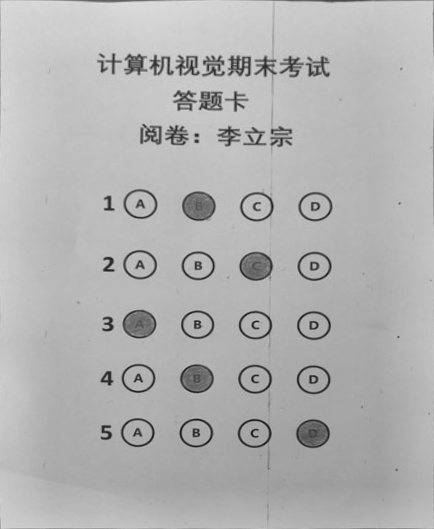
#> input picture examples/cv40examples-main/code/9答题卡识别/paper.jpg, 434 x 529 px
$ python '例9.5.py'
#> lines starting #> are read from the running program, lines starting #| are printed output that depends on the picture; after the words box and inside, x2 and y2 are one past the last pixel; in counts of white or black regions, pixels touching at a corner belong together
# -*- coding: utf-8 -*-
"""
Created on Fri Jul  9 22:03:35 2021

@author: 李立宗  lilizong@gmail.com
微信公众号：计算机视觉之光（微信号cvlight）
计算机视觉核心案例实战——从入门到深度学习（python+OpenCV）（名称待定）
计算机视觉40个核心案例——从入门到深度学习（python+OpenCV）（名称待定）
李立宗 著     电子工业出版社
"""

import cv2
paper=cv2.imread("paper.jpg",0)
#> paper is the input picture: shape (529, 434); min 21, max 223, mean 178.3
cv2.imshow("paper",paper)
ret,thresh = cv2.threshold(paper, 0, 255,cv2.THRESH_BINARY_INV | cv2.THRESH_OTSU)
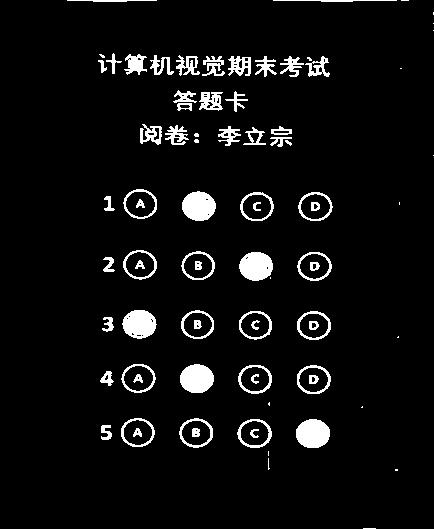
#> thresh: shape (529, 434); 5.7% white; 82 white regions (19 under 20 px), largest, box (x1, y1, x2, y2) and area: (296, 419, 330, 448) 790, (182, 191, 216, 221) 786, (180, 364, 214, 393) 779
#> ret = 137
cv2.imshow("thresh", thresh)
cv2.imwrite("thresh.bmp",thresh)
cv2.waitKey()
cv2.destroyAllWindows()

$ run again, with examples/cv40examples-main/code/9答题卡识别/b.jpg copied over examples/cv40examples-main/code/9答题卡识别/paper.jpg
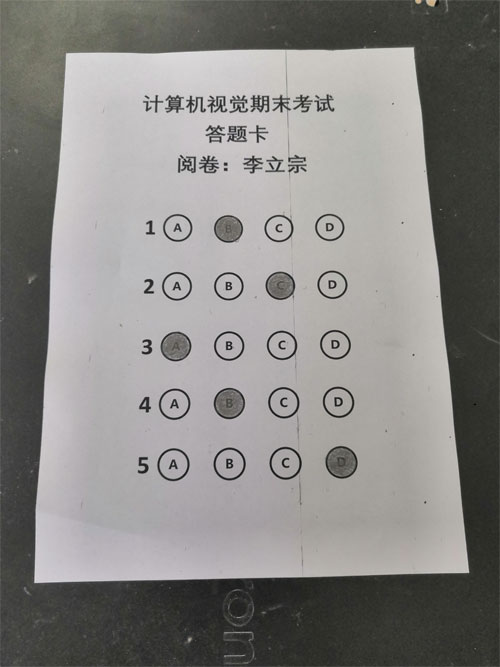
#> input picture examples/cv40examples-main/code/9答题卡识别/b.jpg, 500 x 667 px
#> `ret,thresh = cv2.threshold(paper, 0, 255,cv2.THRESH_BINARY_INV | cv2.T..`:
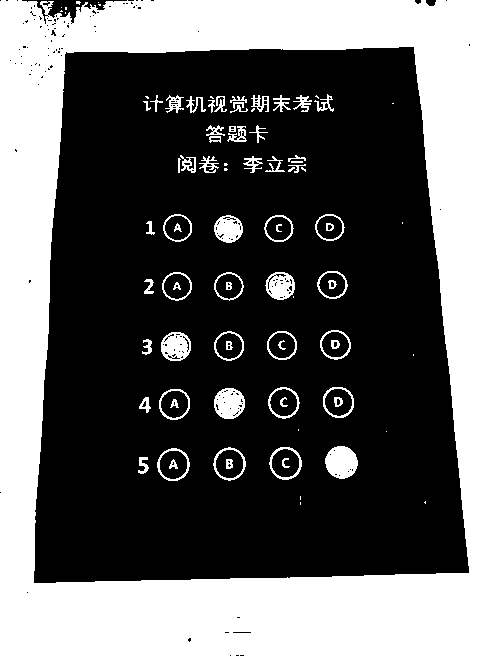
#> thresh: shape (667, 500); 40.3% white; 91 white regions (24 under 20 px), largest, box (x1, y1, x2, y2) and area: (0, 0, 500, 667) 124855, (325, 446, 358, 479) 831, (214, 388, 245, 419) 725
#> ret = 123
